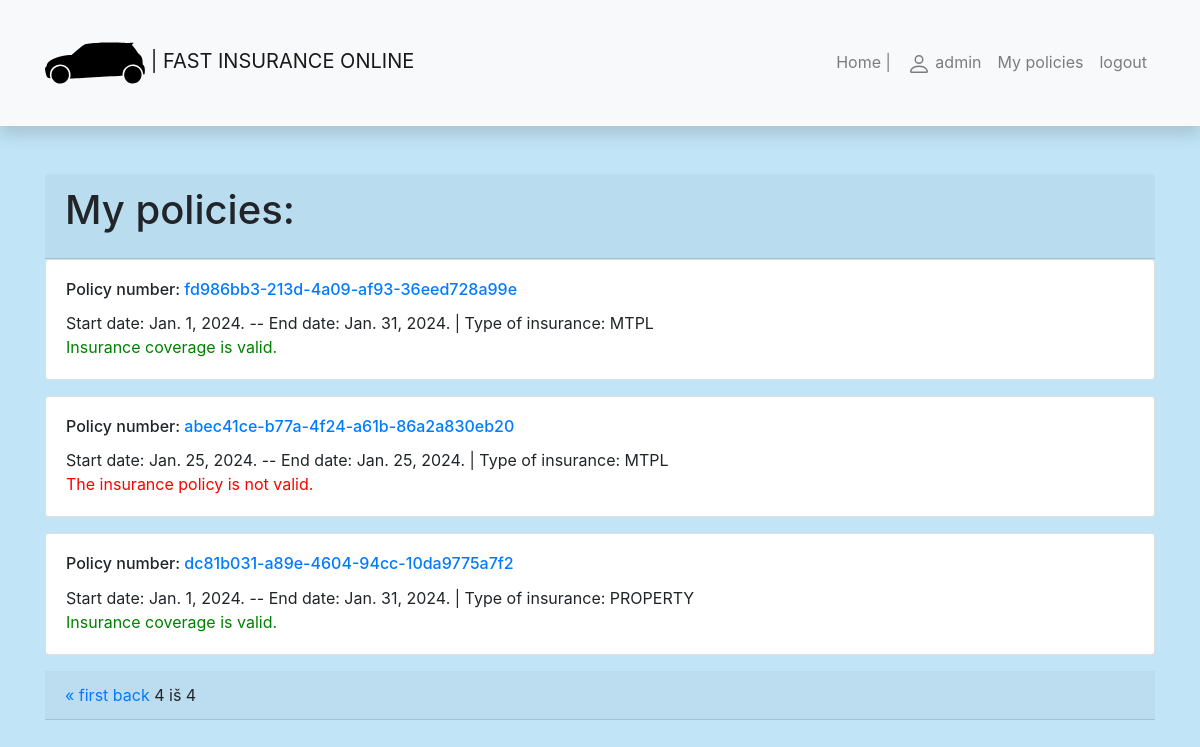
Before: /insurance/my-policies/?page=4 (signed in) with the older database file.
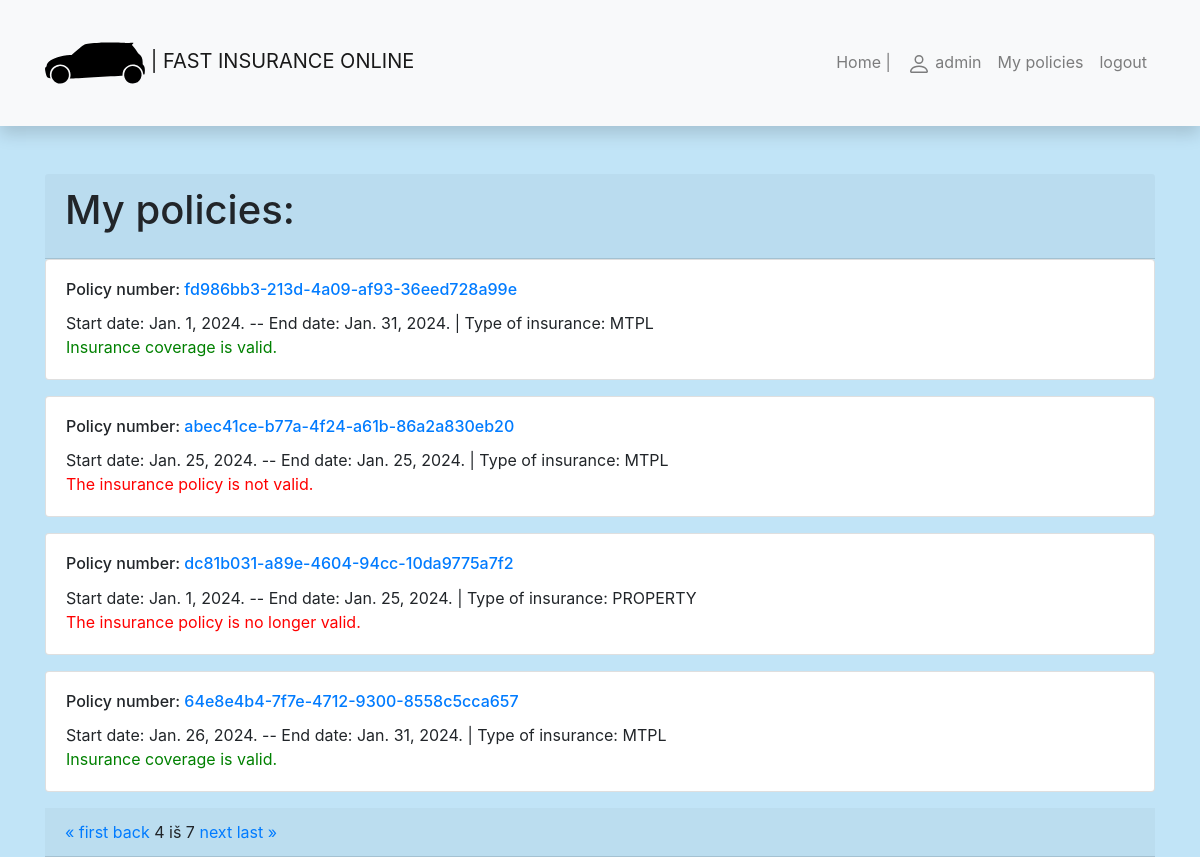
After: the same page with the newer database file.
### insurance/models.py (models this page shows, shortened)
class Policy(models.Model):
    policyholder = models.ForeignKey('Policyholder', related_name='policies', on_delete=models.SET_NULL, null=True,
                                     blank=True)
    policy_number = models.UUIDField(primary_key=True, default=uuid.uuid4, help_text="Unique policy number.")
    start_date = models.DateField()
    end_date = models.DateField()
    policy_duration = models.IntegerField(default=365)
    policy_type = models.CharField(max_length=255)
    insurance_premium = models.FloatField()

### insurance/views.py (the view)
# urls.py: path("my-policies/", views.PoliciesByUserListView.as_view(), name="my-policies"),
class PoliciesByUserListView(LoginRequiredMixin, generic.ListView):  # Subclass of the parent class ListView.
    model = Policy
    template_name = "user_policies.html"
    context_object_name = "policies_list"
    paginate_by = 4
    def get_queryset(self):
        user = self.request.user
        policyholder = Policyholder.objects.get(user=user)
        return Policy.objects.filter(policyholder=policyholder)  # We can add .order_by().
    def get_context_data(self, **kwargs):
        context = super().get_context_data(**kwargs)
        context["today"] = date.today()
        return context

### insurance/templates/user_policies.html
{% extends "base.html" %}
{% block content %}
<div class="card-header">
    <h1 class="card-title">My policies:</h1>
</div>
{% if policies_list %}
{% for policy in policies_list %}
    <div class="card mb-3">
        <div class="card-body">
            <h6 class="card-title">Policy number: <a href="{% url 'policy-one' policy.policy_number %}">
                {{ policy.policy_number }}</a>
            </h6>
            <p class="card-text">Start date: {{policy.start_date}}. -- End date: {{policy.end_date}}.
            | Type of insurance: {{ policy.policy_type }}
            <br>
            {% if policy.end_date == policy.start_date %}
                <span style="color:red;">The insurance policy is not valid.</span>
            {% elif policy.end_date <= today %}
                <span style="color:red;">The insurance policy is no longer valid.</span>
            {% elif policy.start_date > today %}
                <span style="color:orange;">Insurance coverage has not yet started.</span>
            {% else %}
                <span style="color:green;">Insurance coverage is valid.</span>
            {% endif %}
            </p>
        </div>
    </div>
{% endfor %}
{% else %}
<p>You do not have insurance policies in our company.</p>
{% endif %}
<div class="card-header">
<div>
    <span>
        {% if page_obj.has_previous%}
            <a href="?page=1">&laquo; first</a>
            <a href="?page={{ page_obj.previous_page_number }}">back</a>
        {% endif %}
        <span class="current">
            {{ page_obj.number }} iš {{ page_obj.paginator.num_pages }}
        </span>
        {% if page_obj.has_next%}
            <a href="?page={{ page_obj.next_page_number }}">next</a>
            <a href="?page={{ page_obj.paginator.num_pages }}">last &raquo;</a>
        {% endif %}
    </span>
</div>
</div>
{% endblock %}

Changed rows visible on the page:
changed Policy "dc81b031-a89e-4604-94cc-10da9775a7f2": end_date "Jan. 31, 2024" → "Jan. 25, 2024"; end_date "Insurance coverage is valid." → "The insurance policy is no longer valid."
added Policy: policy_number "64e8e4b4-7f7e-4712-9300-8558c5cca657", start_date "Jan. 26, 2024", end_date "Jan. 31, 2024", policy_type "MTPL", shows "Insurance coverage is valid."
Other visible differences:
{{ page_obj.paginator.num_pages }}: "4" → "7"
text now shown: "next last »"
